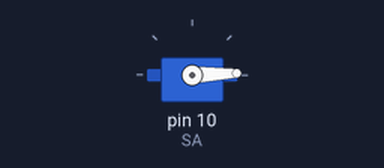
A sketch run on a simulated Arduino Uno, built with avr-gcc and run on an emulated ATmega328P. On the bench: servo.

Above: at 0.05 s.
At 1.05 s:
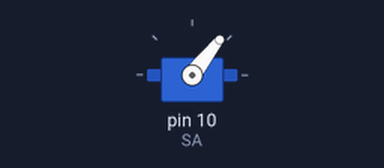
At 2.1 s:
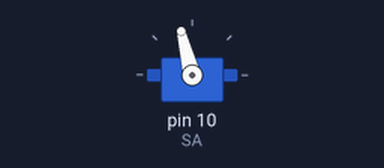
At 4.15 s:
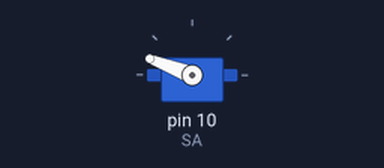
Timing chart, 0 to 5.4 s (numbered marks = the images above):
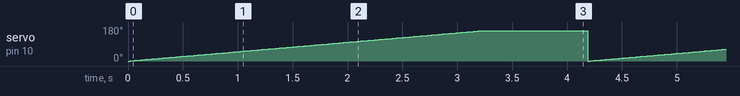

The sketch:

Arm_Servo.ino.ino
```cpp
#include <Servo.h>

Servo SArm;
const int SA = 10;
unsigned int SArmtimerS = 10;
unsigned int SArmtimerE = 0;
int i = 0;
bool ArmBool = true;

void setup()
{
  pinMode(SA, OUTPUT);
  SArm.attach(SA);
}

void loop()
{
  ArmSwing();
}

void ArmSwing()
{
  if(ArmBool == true)
  {
  ArmBool = false;
  for(i = 0; i < 160;)
  {
    SArm.write(i++);
    delay(20);
    if(i == 159)
      SArmtimerS = millis();
  }
  }
  SArmtimerE = millis();
  if((SArmtimerE - SArmtimerS) > 1000)
  {
    SArmtimerS = 10;
    SArmtimerE = 0;
    ArmBool = true;
  }
}
```

Measured:
- by itself, servo on pin 10 (SA): ramps from 0° to 159° and jumps back, once every 4.2 s
